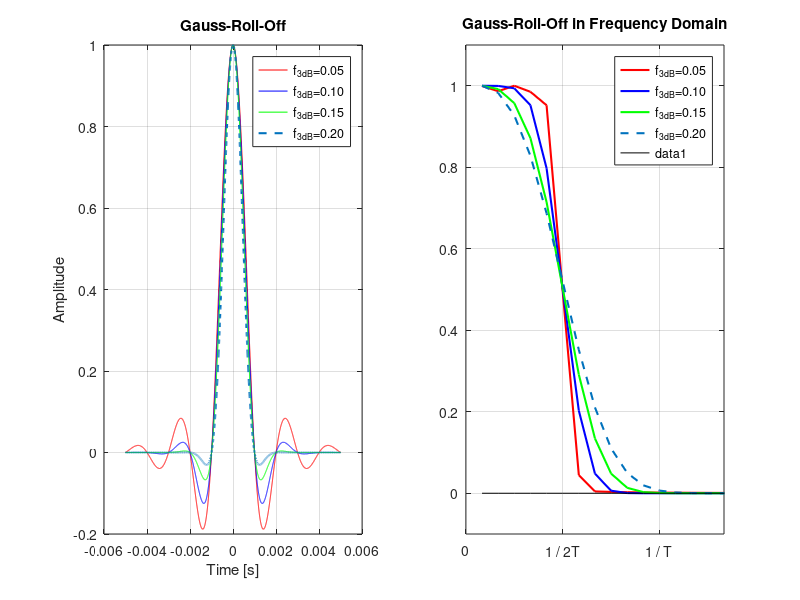

MATLAB code to generate this figure:
%% Gaussian Pulse Shaping
% 
% Copyright 2007 Telecommunications Lab
% $Revision: 1.0 $ $Date: 2007/06/21 12:45:07 $

%%
% 
Fs = 500000;                              % Sampling frequency 500000 Hz
T = 1/1000;                               % Symbol time interval [s].
t = -5*T:1/Fs:5*T;                        % Time vector (sampling intervals)
t = t+0.00000001;                         % Otherwise, the denominator would be zero at t=0
f= 0:1/Fs:2;
f3db=0.05;                                % Gauss-Roll-off factor

% Gauss-Roll-Off FIR filter
for i=1:4
g(i,:) = (sin(pi*t/T)./(pi*t/T)).*(exp(-(2/log(2))*(pi*f3db*t/T).^2)); 
f3db=f3db+0.05;
end

% Plotting
subplot(1,2,1);plot(t,g(1,:),'r',t,g(2,:),'b',t,g(3,:),'g',t,g(4,:),'--','LineWidth',1.5);hold on;grid on;xlabel('Time [s]');ylabel('Amplitude');
legend('f_{3dB}=0.05','f_{3dB}=0.10','f_{3dB}=0.15','f_{3dB}=0.20');title('Gauss-Roll-Off');

% Gauss-Roll-Off frequency response
f3db = 0.05;
for j=1:4
G(j,:)=abs(fft([g(j,:) zeros(1,1024-length(g(j,:)))]));
end

% Plotting
subplot(1,2,2);plot(G(1,:)/max(G(1,:)),'r','LineWidth',1.5);hold on;plot(G(2,:)/max(G(2,:)),'b','LineWidth',1.5);hold on;plot(G(3,:)/max(G(3,:)),'g','LineWidth',1.5);hold on;plot(G(4,:)/max(G(4,:)),'--','LineWidth',1.5);
legend('f_{3dB}=0.05','f_{3dB}=0.10','f_{3dB}=0.15','f_{3dB}=0.20');title('Gauss-Roll-Off in Frequency Domain');
hold on;
axis([0 16 -.1 1.1]);
set(gca,'XTick',[0:6:16]);
set(gca,'XTickLabel',['     0';'1 / 2T';'1 / T ';'      ';'      ';'      ';'      '])
f(1:length(G(1,:)))=0;
line(1:length(f),f,'color','k');
grid on;
hold off;
